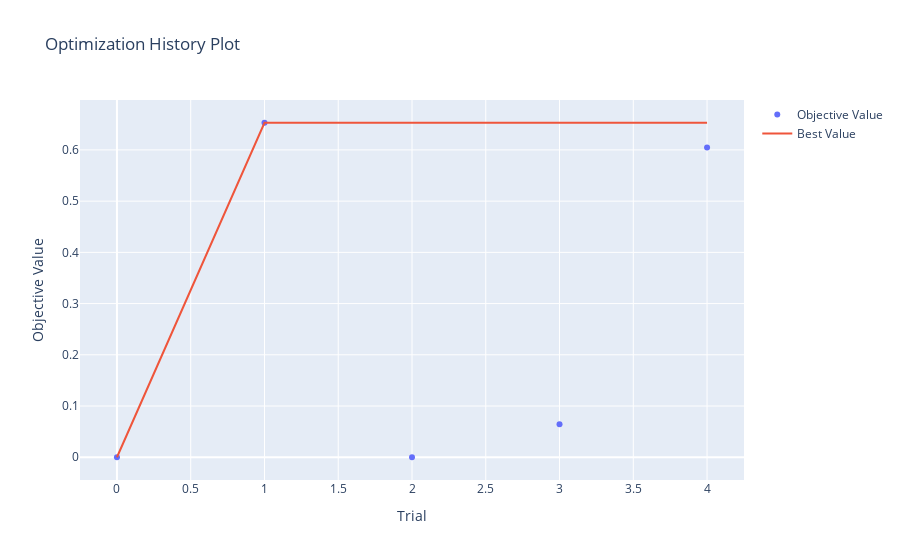

Here is the notebook cell this chart was saved with:
### Markdown cell above
---

# Plots
https://optuna.readthedocs.io/en/stable/reference/visualization/index.html

### Code cell
optuna.visualization.plot_optimization_history(study)

### Figure 1 — Plotly figure (JSON) as saved in the notebook; plotly's stock layout.template omitted (floating-point values rounded to 4 significant figures)
{"data": [{"mode": "markers", "name": "Objective Value", "type": "scatter", "x": [0, 1, 2, 3, 4], "y": [0, 0.6531, 0, 0.06452, 0.6047]}, {"mode": "lines", "name": "Best Value", "type": "scatter", "x": [0, 1, 2, 3, 4], "y": [0, 0.6531, 0.6531, 0.6531, 0.6531]}, {"marker": {"color": "#cccccc"}, "mode": "markers", "name": "Infeasible Trial", "showlegend": false, "type": "scatter", "x": [], "y": []}], "layout": {"title": {"text": "Optimization History Plot"}, "xaxis": {"title": {"text": "Trial"}}, "yaxis": {"title": {"text": "Objective Value"}}}}
